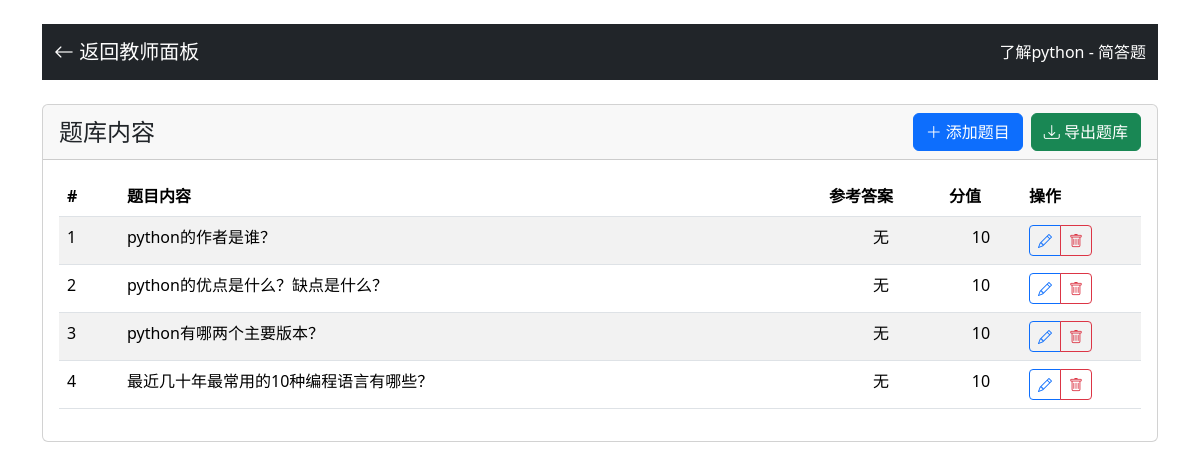
The app's page /teacher/bank/7 (signed in), older data.
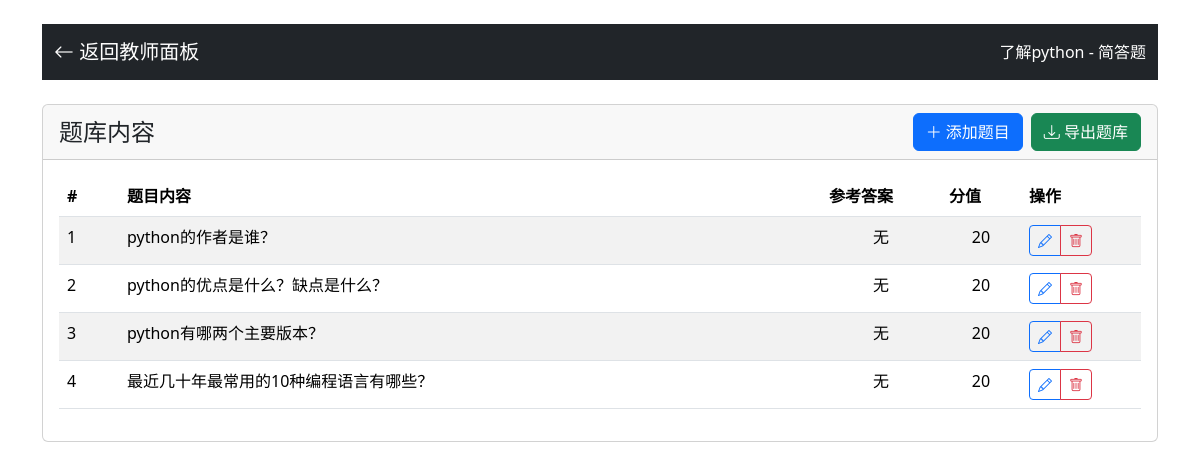
The same page, newer data.
### app.py (models this page shows)
class QuestionBank(db.Model):
    id = db.Column(db.Integer, primary_key=True)
    name = db.Column(db.String(100), nullable=False)
    question_type = db.Column(db.String(20), nullable=False)  # 'single_choice', 'multiple_choice', ...
    created_at = db.Column(db.DateTime, default=datetime.utcnow)
    questions = db.relationship('Question', backref='bank', lazy=True, cascade="all, delete-orphan")

class Question(db.Model):
    id = db.Column(db.Integer, primary_key=True)
    question_type = db.Column(db.String(20), nullable=False)
    content = db.Column(db.Text, nullable=False)
    image_path = db.Column(db.String(200))  # 题目配图
    option_a = db.Column(db.String(200))
    option_b = db.Column(db.String(200))
    option_c = db.Column(db.String(200))
    option_d = db.Column(db.String(200))
    option_e = db.Column(db.String(200))
    correct_answer = db.Column(db.String(200), nullable=False)
    score = db.Column(db.Integer, nullable=False)
    explanation = db.Column(db.Text)
    created_at = db.Column(db.DateTime, default=datetime.utcnow)
    bank_id = db.Column(db.Integer, db.ForeignKey('question_bank.id'), nullable=False)

### app.py (the view)
@app.route('/teacher/bank/<int:bank_id>')
def teacher_bank(bank_id):
    if 'role' not in session or session['role'] != 'teacher':
        return redirect(url_for('teacher_login'))
    bank = QuestionBank.query.get_or_404(bank_id)
    questions = Question.query.filter_by(bank_id=bank_id).order_by(Question.id).all()
    type_display_map = {
        'single_choice': '单选题',
        'multiple_choice': '多选题',
        'true_false': '判断题',
        'fill_blank': '填空题',
        'short_answer': '简答题'
    }
    bank.question_type_display = type_display_map.get(bank.question_type, bank.question_type)
    return render_template('bank_content.html', bank=bank, questions=questions)

### templates/bank_content.html (shortened to what this page needs)
<!DOCTYPE html>
<html lang="zh">
<head>
    <link href="{{ url_for('static', filename='bootstrap/css/bootstrap.min.css') }}" rel="stylesheet">
    <link href="{{ url_for('static', filename='bootstrap-icons/font/bootstrap-icons.css') }}" rel="stylesheet">
</head>
<body class="container mt-4">
    <nav class="navbar navbar-expand-lg navbar-dark bg-dark mb-4">
        <div class="container">
            <a class="navbar-brand" href="{{ url_for('teacher_dashboard') }}">
                <i class="bi bi-arrow-left"></i> 返回教师面板
            </a>
            <span class="navbar-text text-white">
                {{ bank.name }} - {{ bank.question_type_display }}
            </span>
        </div>
    </nav>
    <div class="card">
        <div class="card-header d-flex justify-content-between align-items-center">
            <h4 class="mb-0">题库内容</h4>
            <div class="d-flex align-items-center">
                <button class="btn btn-primary me-2" onclick="addQuestion()">
                    <i class="bi bi-plus-lg"></i> 添加题目
                </button>
                <a class="btn btn-success" href="/export_bank/{{ bank.id }}" target="_blank">
                    <i class="bi bi-download"></i> 导出题库
                </a>
            </div>
        </div>
        <div class="card-body">
            <div class="table-responsive">
                <table class="table table-striped">
                    <thead>
                        <tr>
                            <th style="width: 60px">#</th>
                            <th>题目内容</th>
                            <th style="width: 120px">{% if bank.question_type == 'short_answer' %}参考答案{% else %}正确答案{% endif %}</th>
                            <th style="width: 80px">分值</th>
                            <th style="width: 120px">操作</th>
                        </tr>
                    </thead>
                    <tbody>
                        {% for question in questions %}
                        <tr>
                            <td>{{ loop.index }}</td>
                            <td>{{ question.content|replace('\n', '<br>')|safe }}</td>
                            <td class="text-center">{{ question.correct_answer }}</td>
                            <td class="text-center">{{ question.score }}</td>
                            <td>
                                <div class="btn-group btn-group-sm">
                                    <button class="btn btn-outline-primary" onclick="editQuestion({{ question.id }})">
                                        <i class="bi bi-pencil"></i>
                                    </button>
                                    <button class="btn btn-outline-danger" onclick="deleteQuestion({{ question.id }})">
                                        <i class="bi bi-trash"></i>
                                    </button>
                                </div>
                            </td>
                        </tr>
                        {% endfor %}
                    </tbody>
                </table>
            </div>
        </div>
    </div>
</body>
</html>

Row changes from the older to the newer data that the page shows:
changed Question "python的作者是谁？": score "10" → "20"
changed Question "python的优点是什么？缺点是什么？": score "10" → "20"
changed Question "python有哪两个主要版本？": score "10" → "20"
changed Question "最近几十年最常用的10种编程语言有哪些？": score "10" → "20"
